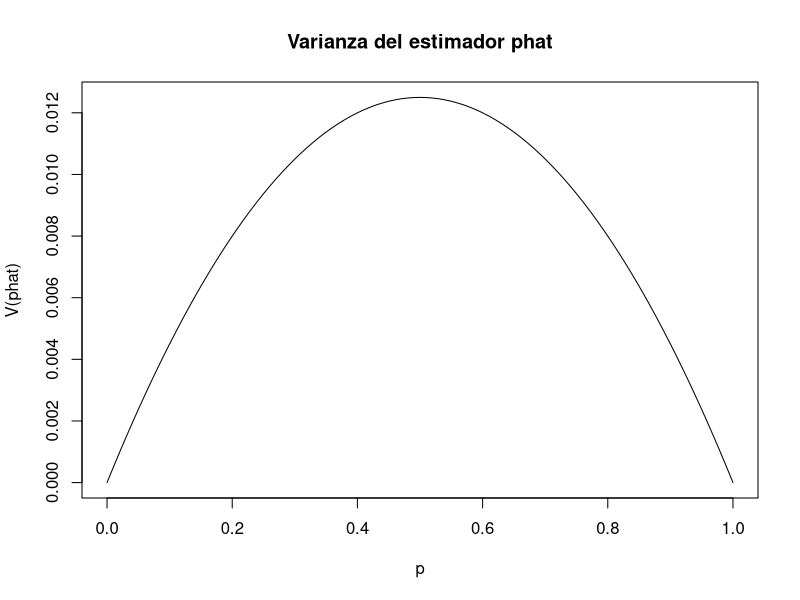
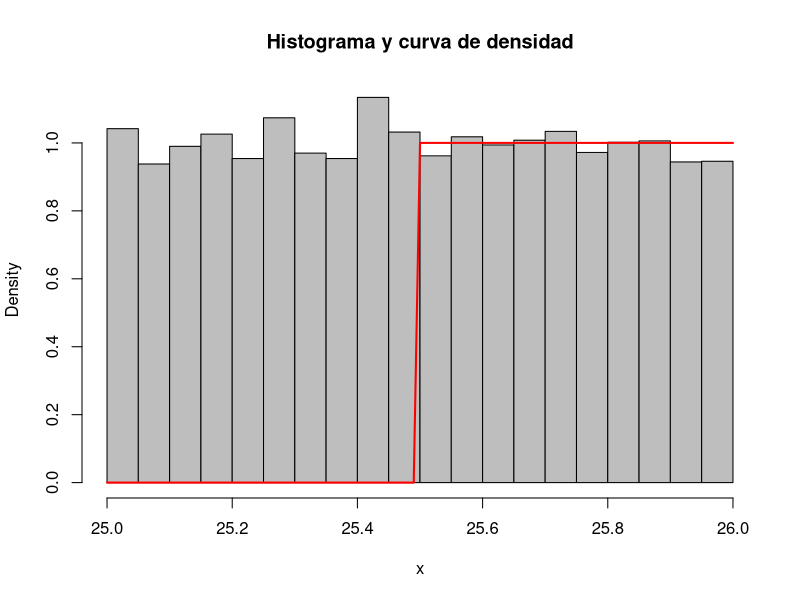

Write R code to recreate these figures, in order.
## ---- chunk 1
knitr::opts_chunk$set(echo = TRUE)
## ---- chunk 2
# Parámetros
n <- 50
p <- 0.6

# Generar muestra
x <- rbinom(n, n, p)

# Estimador
phat <- x/n

# Valor esperado
Ephat <- mean(phat)
Ephat # Imprime el valor esperado de phat

# Varianza
Vphat <- var(phat)
Vphat # Imprime la varianza de phat
## ---- chunk 3
n <- 20
p <- seq(0, 1, 0.01)
v <- p*(1-p)/n

plot(p, v, type = "l", xlab = "p", ylab = "V(phat)", main = "Varianza del estimador phat")
which.max(v)
## ---- chunk 4
n <- 20
p <- 0.5
n_sim <- 10000

# Simular 10,000 valores de X ~ Bin(20, 0.5)
x <- rbinom(n_sim, n, p)

# Calcular el estimador phat para cada valor de x
phat <- x/n

# Calcular el promedio y la varianza de los estimadores
mean_phat <- mean(phat)
var_phat <- var(phat)

# Imprimir los resultados
cat("Promedio de los estimadores:", mean_phat, "\n")
cat("Varianza de los estimadores:", var_phat)
## ---- chunk 5
n <- 100  # tamaño de la muestra
theta <- 5  # valor desconocido de theta
x <- runif(n, theta, theta + 1)  # simular la muestra

x_bar <- mean(x)  # calcular la media muestral
sesgo <- x_bar - theta  # calcular el sesgo

cat("Sesgo del estimador:", sesgo)
## ---- chunk 6
set.seed(123) # establecemos una semilla para reproducibilidad
theta <- 25
x <- runif(10000, theta, theta+1)

# calcular la media muestral
xbar <- mean(x)

# graficar el histograma y la curva de densidad
hist(x, breaks = 30, probability = TRUE, col = "gray", main = "Histograma y curva de densidad")
curve(dunif(x, xbar, xbar+1), add = TRUE, col = "red", lwd = 2)
## ---- chunk 7
datos <- c(8.9, 7.5, 9.1, 8.3, 7.2, 9.5, 8.6, 9.0, 8.7, 7.8, 8.1, 9.2, 7.9, 8.5, 9.3, 7.7, 8.8, 9.4, 7.3, 8.4, 
           8.2, 7.4, 8.0, 9.6, 7.6, 8.8, 9.1, 8.7, 8.4, 7.8, 9.0, 8.2, 9.2, 7.1, 8.5, 8.9, 9.3, 7.9, 8.6, 9.4, 7.2, 
           8.3, 9.5, 7.7, 8.1, 9.6, 8.0, 8.8, 9.1)

n <- length(datos)  # Tamaño de la muestra
xbar <- mean(datos)  # Media muestral
s <- sd(datos)  # Desviación estándar muestral
alpha <- 0.05  # Nivel de significancia

# Cálculo del intervalo de confianza
t_val <- qt(1-alpha/2, df = n-1)  # Valor crítico de t
lower_ci <- xbar - t_val*s/sqrt(n)  # Límite inferior del intervalo de confianza
upper_ci <- xbar + t_val*s/sqrt(n)  # Límite superior del intervalo de confianza

# Imprimir el resultado
cat("El intervalo de confianza al 95% para µ es: (", round(lower_ci, 3), ", ", round(upper_ci, 3), ")", sep="")
## ---- chunk 8
# Datos del problema
x_barra <- 8.6
s <- 2.87
n <- 50
mu <- 8
alpha <- 0.05

# Cálculo del estadístico de prueba y p-valor
t <- (x_barra - mu) / (s/sqrt(n))
p_valor <- pt(t, df = n-1, lower.tail = FALSE)

# Cálculo del valor critico de t
t_critico <- qt(alpha, df = n-1, lower.tail = FALSE)

# Resultados
cat("Valor de t =", t, "\n")
cat("Valor critico de t =", t_critico, "\n")
cat("p-valor =", p_valor, "\n")
